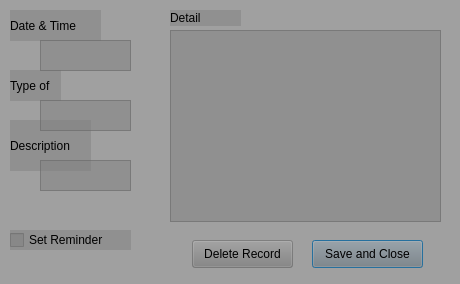
<?xml version="1.0" encoding="UTF-8"?>
<ui version="4.0">
 <class>memo_c</class>
 <widget class="QDialog" name="memo_c">
  <property name="geometry">
   <rect>
    <x>0</x>
    <y>0</y>
    <width>460</width>
    <height>284</height>
   </rect>
  </property>
  <property name="windowTitle">
   <string>Dialog</string>
  </property>
  <property name="styleSheet">
   <string notr="true">background-color:rgba(128,128,128,0.5);</string>
  </property>
  <widget class="QTextBrowser" name="textBrowser">
   <property name="geometry">
    <rect>
     <x>170</x>
     <y>30</y>
     <width>271</width>
     <height>192</height>
    </rect>
   </property>
  </widget>
  <widget class="QLabel" name="label">
   <property name="geometry">
    <rect>
     <x>10</x>
     <y>10</y>
     <width>91</width>
     <height>31</height>
    </rect>
   </property>
   <property name="text">
    <string>Date &amp; Time</string>
   </property>
  </widget>
  <widget class="QLabel" name="label_2">
   <property name="geometry">
    <rect>
     <x>10</x>
     <y>70</y>
     <width>51</width>
     <height>31</height>
    </rect>
   </property>
   <property name="text">
    <string>Type of</string>
   </property>
  </widget>
  <widget class="QLabel" name="label_3">
   <property name="geometry">
    <rect>
     <x>10</x>
     <y>120</y>
     <width>81</width>
     <height>51</height>
    </rect>
   </property>
   <property name="text">
    <string>Description</string>
   </property>
  </widget>
  <widget class="QLabel" name="label_4">
   <property name="geometry">
    <rect>
     <x>170</x>
     <y>10</y>
     <width>71</width>
     <height>16</height>
    </rect>
   </property>
   <property name="text">
    <string>Detail</string>
   </property>
  </widget>
  <widget class="QTextBrowser" name="textBrowser_time">
   <property name="geometry">
    <rect>
     <x>40</x>
     <y>40</y>
     <width>91</width>
     <height>31</height>
    </rect>
   </property>
  </widget>
  <widget class="QTextBrowser" name="textBrowser_type">
   <property name="geometry">
    <rect>
     <x>40</x>
     <y>100</y>
     <width>91</width>
     <height>31</height>
    </rect>
   </property>
  </widget>
  <widget class="QTextBrowser" name="textBrowser_info">
   <property name="geometry">
    <rect>
     <x>40</x>
     <y>160</y>
     <width>91</width>
     <height>31</height>
    </rect>
   </property>
  </widget>
  <widget class="QPushButton" name="pushButton">
   <property name="geometry">
    <rect>
     <x>312</x>
     <y>240</y>
     <width>111</width>
     <height>28</height>
    </rect>
   </property>
   <property name="text">
    <string>Save and Close</string>
   </property>
  </widget>
  <widget class="QPushButton" name="pushButton_2">
   <property name="geometry">
    <rect>
     <x>192</x>
     <y>240</y>
     <width>101</width>
     <height>28</height>
    </rect>
   </property>
   <property name="text">
    <string>Delete Record</string>
   </property>
  </widget>
  <widget class="QCheckBox" name="checkBox">
   <property name="geometry">
    <rect>
     <x>10</x>
     <y>230</y>
     <width>121</width>
     <height>20</height>
    </rect>
   </property>
   <property name="text">
    <string>Set Reminder</string>
   </property>
  </widget>
 </widget>
 <resources/>
 <connections/>
</ui>
